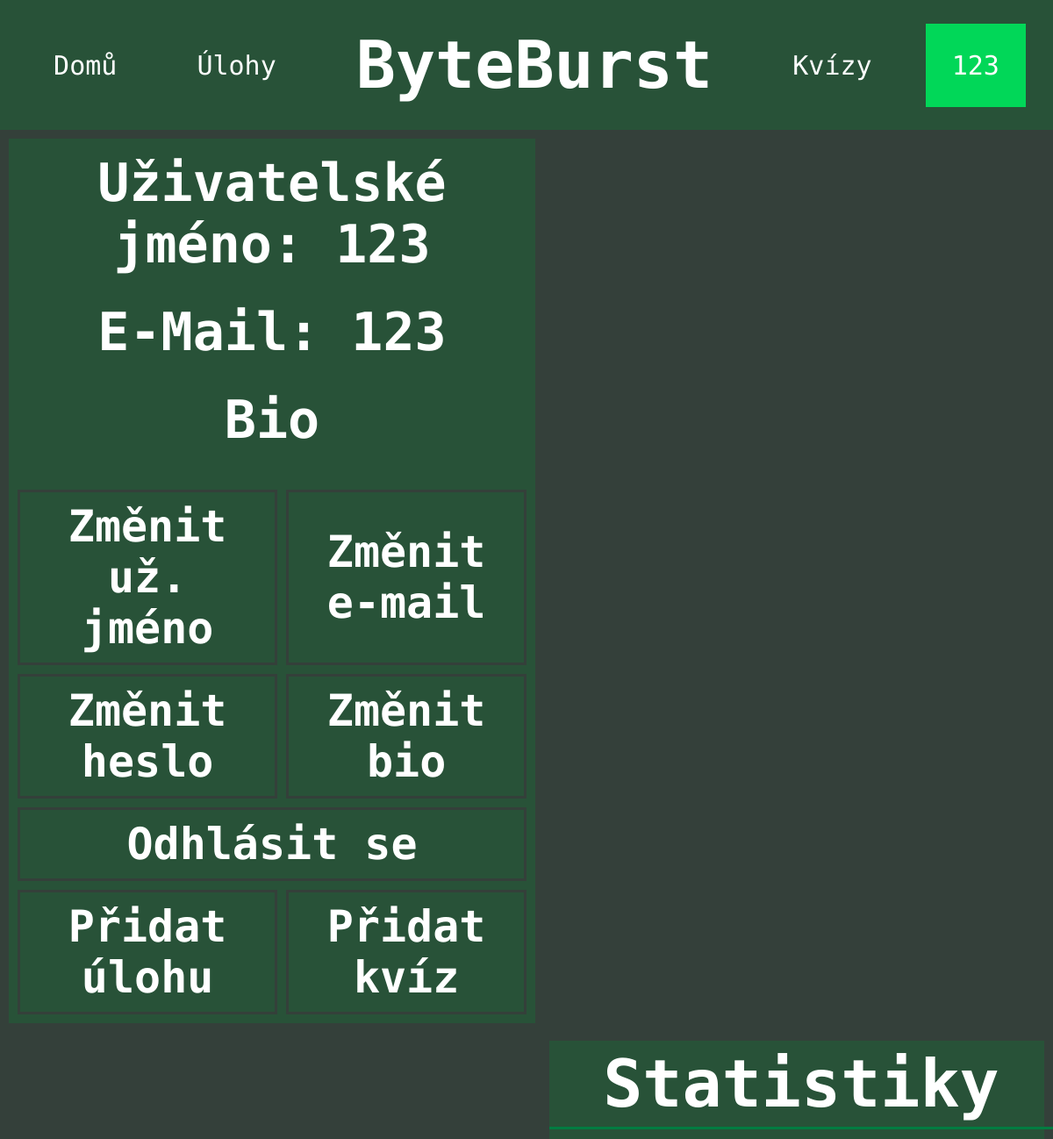
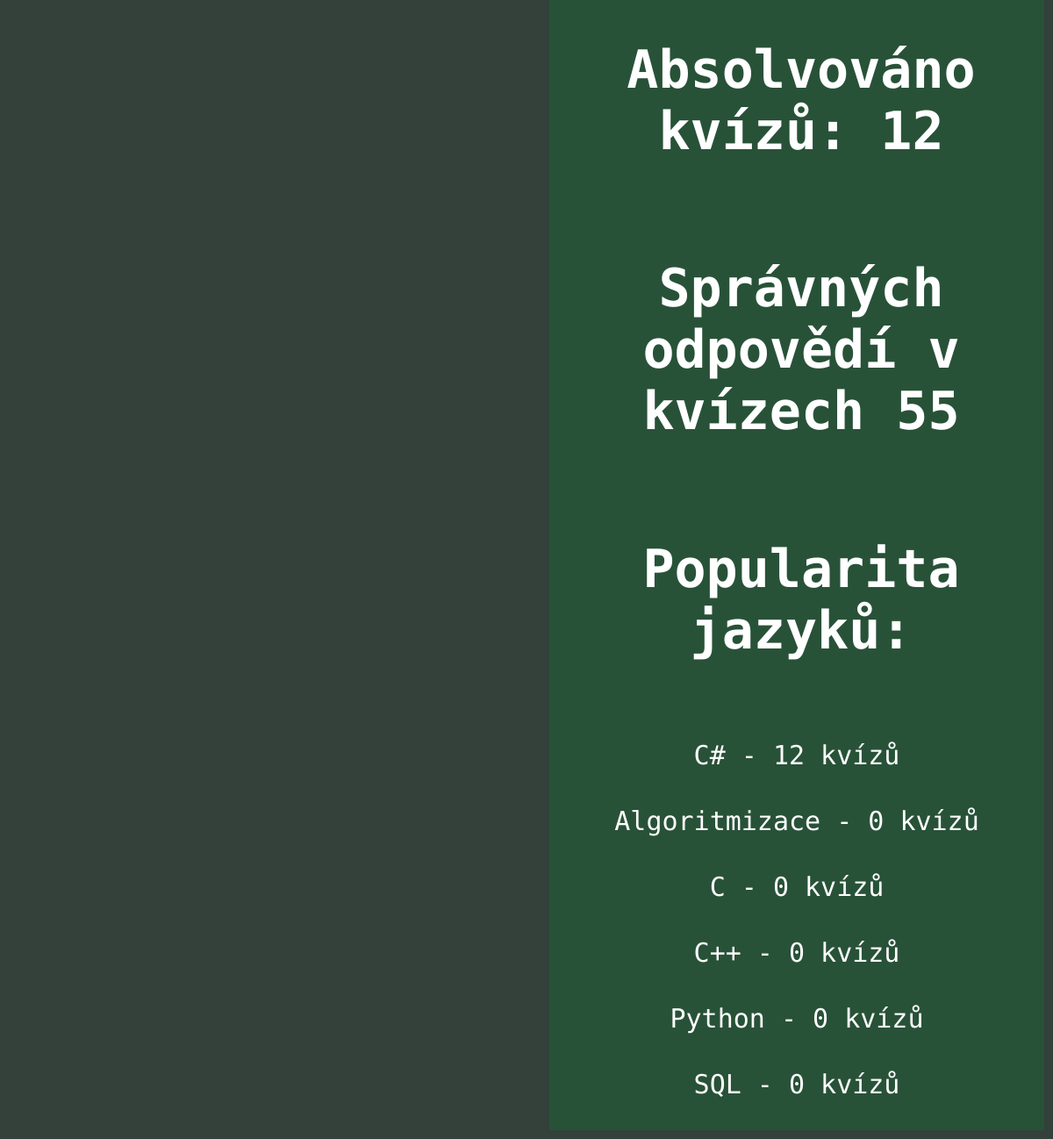
The app's page /profile (signed in) with its own data (2 pictures, top to bottom).
### tables this page shows
CREATE TABLE "category" (
	"id"	INTEGER,
	"name"	TEXT,
	PRIMARY KEY("id" AUTOINCREMENT)
);

### app.py (the view)
@app.route("/profile", methods=["POST","GET"])
def profile():
    print(session.get("username"))
    if request.method=="POST":
        con = sqlite3.connect("database.db")
        cur = con.cursor()
        username=request.form["name"]
        email=request.form["email"]
        password=request.form["password"]
        bio=request.form["bio"]
        email_duplicate=cur.execute("SELECT email FROM user WHERE email=?",(email,))
        email_duplicate=email_duplicate.fetchall()
        username_duplicate=cur.execute("SELECT username FROM user WHERE username=?",(username,))
        username_duplicate=username_duplicate.fetchall()
        con.commit()
        if username_duplicate and email_duplicate:
            flash("Zadaný E-Mail a uživatelské jméno jsou obsazené!")
            con.close()
            return redirect(url_for("profile"))
        elif email_duplicate:
            flash("Zadaný E-Mail je již obsazený!")
            con.close()
            return redirect(url_for("profile"))
        elif username_duplicate:
            flash("Zadané uživatelské jméno je obsazené!")
            con.close()
            return redirect(url_for("profile"))
        else:
            cur.execute("INSERT INTO user (username, email, password,bio) VALUES (?,?,?,?)",(username,email,password,bio))
            cur.execute("SELECT id FROM user where username=?",(username,))
            id=cur.fetchone()
            print(id[0])
            session["id"]=id[0]
            cur.execute("SELECT id FROM category ORDER BY id DESC")
            category_id_max=cur.fetchone()[0]
            for i in range(1,category_id_max+1):
                cur.execute("INSERT INTO language_popularity(user_id, category_id, value) VALUES (?, ?,?)",(session["id"],i,0,))
            session["bio"]=bio
            session["username"]=username
            session["email"]=email
            print(session["id"])
            con.commit()
            con.close()
            return redirect(url_for("index"))
    elif "username" in session:
        con = sqlite3.connect("database.db")
        cur = con.cursor()
        cur.execute("SELECT quiz_correct, quiz_absolved FROM user WHERE username=?",(session["username"],))
        quiz_correct, quiz_absolved=cur.fetchone()
        cur.execute("SELECT * FROM language_popularity WHERE user_id=?",(session["id"],))
        language_popularity_temporary=cur.fetchall()
        cur.execute("SELECT name FROM category")
        categories=cur.fetchall()
        language_popularity={}
        for i in range (0, len(categories)):
            language_popularity[categories[i]]=language_popularity_temporary[i][3]
        print(language_popularity)
        language_popularity=sorted(language_popularity.items(), key=lambda x: x[1], reverse=True)
        return render_template("pages/profil.html", active=4, username=session["username"], email=session["email"], bio=session["bio"], quiz_correct=quiz_correct, quiz_absolved=quiz_absolved, language_popularity=language_popularity)
    else:
        return render_template("profile_forms/register.html", active=4)

### templates/pages/profil.html (shortened to what this page needs)
{% extends "layout/header.html" %}
{% block content %}
<div class="profile-left-section">
    <h2>Uživatelské jméno: {{ username }}</h2><br>
    <h2>E-Mail: {{ email }}</h2><br>
    <h2>Bio</h2><br>
    <table class="profile-links">
    <tr>
        <td><a href="{{ url_for('change_username')}}">Změnit už. jméno</a></td>
        <td><a href="{{ url_for('change_email')}}">Změnit e-mail</a></td>
    </tr>
    <tr>
        <td><a href="{{ url_for('change_password')}}">Změnit heslo</a></td>
        <td><a href="{{ url_for('change_bio')}}">Změnit bio</a></td>
    </tr>
    <tr>
        <td colspan="2"><a href="{{ url_for('logout') }}">Odhlásit se</a></td>
    </tr>
    <tr>
        <td><a href="{{ url_for('add_task') }}">Přidat úlohu</a></td>
        <td><a href="{{ url_for('add_quiz') }}">Přidat kvíz</a></td>
    </tr>
    </table>
</div>
<div class="profile-right-section">
    <h1>Statistiky</h1>
    <h2>Absolvováno kvízů: {{ quiz_absolved }}</h2>
    <h2>Správných odpovědí v kvízech {{ quiz_correct }}</h2>
    <h2 style="text-align: center;">Popularita jazyků:</h2>
    {% for element in language_popularity %}
        <p>{{ element[0][0] }} - {{ element[1] }} kvízů</p>
    {% endfor %}
</div>
{% endblock %}

### templates/layout/header.html (shortened to what this page needs)
<!DOCTYPE html>
<html lang="en">
<head>
    <link rel="stylesheet" href="../static/css/style.css">
</head>
<body>
<header>
    <ul>
            {% if active==1 %}
            <li><a class="active" href="{{url_for('index')}}">Domů</a></li>
            {% else %}
            <li><a href="{{url_for('index')}}">Domů</a></li>
            {% endif %}
            {% if active==2 %}
            <li><a class="active" href="{{url_for('tasks')}}">Úlohy</a></li>
            {% else %}
            <li><a href="{{url_for('tasks')}}">Úlohy</a></li>
            {% endif %}
            <li style="margin: 30px;"><h1>ByteBurst</h1></li>
            {% if active==3 %}
            <li><a class="active" href="{{url_for('kvizy')}}">Kvízy</a></li>
            {% else %}
            <li><a href="{{url_for('kvizy')}}">Kvízy</a></li>
            {% endif %}
            {% if active==4 and not session["username"] %}
            <li><a class="active" href="{{url_for('profile')}}">Registrovat</a></li>
            {% elif not session["username"] %}
            <li><a href="{{url_for('profile')}}">Registrovat</a></li>
            {% elif active!=4 %}
            <li><a href="{{url_for('profile')}}">{{ session["username"] }}</a></li>
            {% else %}
            <li class="active" style="float:right"><a href="{{url_for('profile')}}">{{ session["username"] }}</a></li>
            {% endif %}
      </ul>
</header>
    {% block content %}{% endblock %}
</body>
</html>

### static/css/style.css (style rules this page uses)
* { font-family: "Ubuntu Mono", monospace; color: white; }
:root { --background-green:#285238; --hover-green:#007C41; --active-green:#01D758; --page-background: #34403A; }
body { margin: 0; padding: 0; background-color: #34403A; }
header ul { list-style-type: none; margin: 0; padding: 0; overflow: hidden; background-color: var(--background-green); display: flex; justify-content: space-evenly; align-items: center; }
header li a, button { display: block; text-align: center; padding: 30px 30px; margin: 0; text-decoration: none; font-size:30px; transition: 0.3s; background-color: none; }
header .active { background-color: var(--active-green); color:var(--background-green); }
h1 { font-size: 75px; display: inline-block; text-align: center; margin: auto; position: relative; }
h2 { font-size: 60px; display: inline-block; }
.profile-left-section { width: 50%; float: left; text-align: center; margin: 10px; background-color: var(--background-green); }
.profile-left-section h2 { margin: 10px; max-width: 90%; }
.profile-right-section { width: 47%; float: right; margin: 10px; background-color: var(--background-green); min-height: 500px; }
.profile-right-section h1,h2 { width: 100%; padding: 5px; text-align: center; }
.profile-right-section h1 { border-bottom: solid var(--hover-green); }
.profile-right-section p { font-size: 30px; padding: 5px; text-align: center; }
.profile-links { margin: auto; border-spacing: 10px; }
.profile-links a { text-decoration: none; font-weight: bold; font-size:50px; }
.profile-links tr, td { text-align: center; padding: 10px; }
.profile-links td { min-width: 200px; border: solid var(--page-background); transition: 0.3s; }

### records on screen
category: name "C#", element "12"
category: name "Algoritmizace", element "0"
category: name "C", element "0"
category: name "C++", element "0"
category: name "Python", element "0"
category: name "SQL", element "0"

### other values on screen
{{ session["username"] }} "123"
{{ username }} "123"
{{ email }} "123"
{{ quiz_absolved }} "12"
{{ quiz_correct }} "55"
